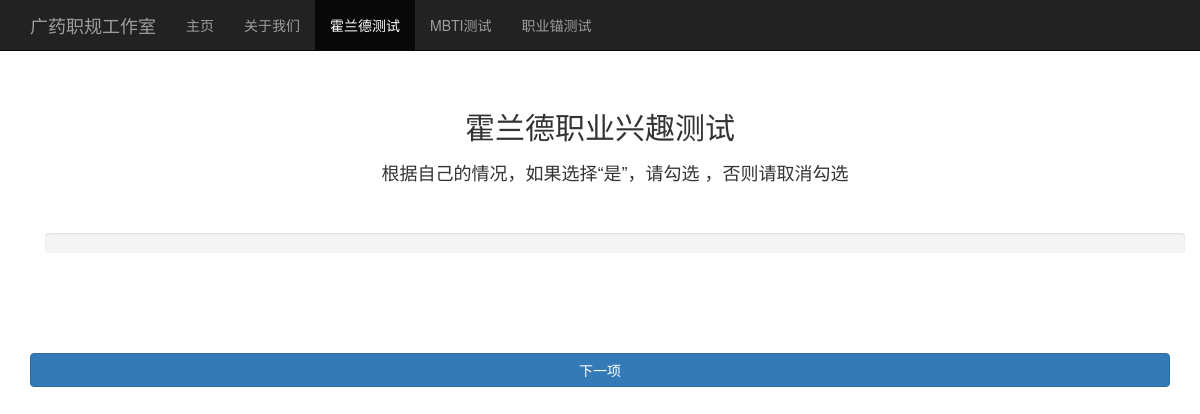
Page /career_test/new_holland_test/ on the earlier database version.
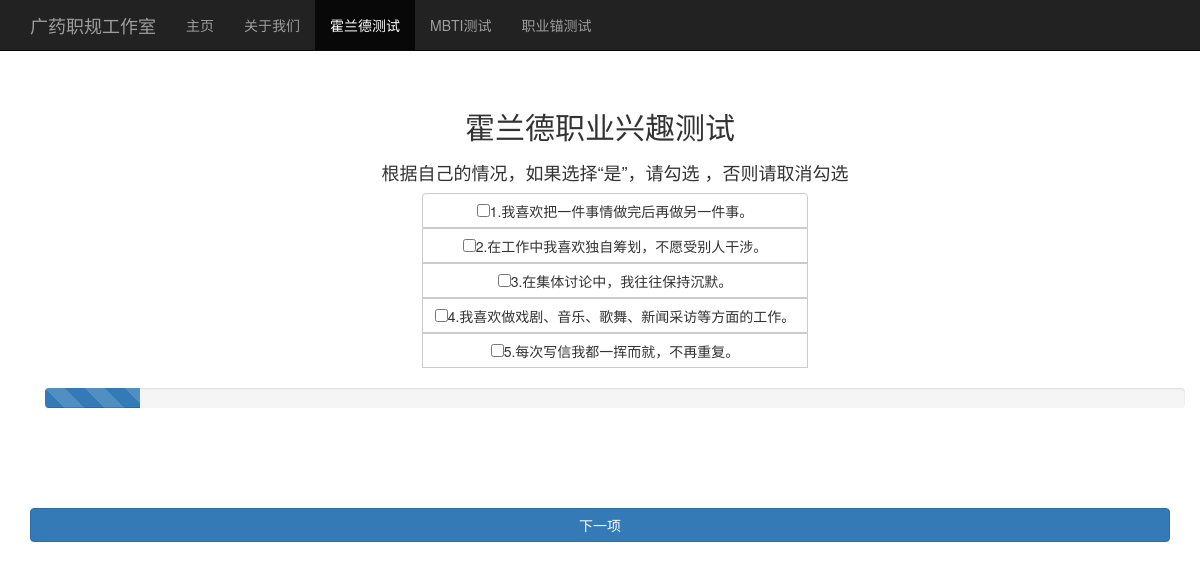
Same page on the later database version.
### career_test/models.py (models this page shows, shortened)
class NewHolland(models.Model):
    title_num = models.IntegerField(verbose_name='号码')
    title = models.CharField(max_length=50, verbose_name='标题')
    @classmethod
    def get_all_title(cls):
         return cls.objects.all()

### career_test/views.py (the view)
# urls.py: path('new_holland_test/', views.new_holland_test, name='new_holland_test'),  # 处理新霍兰德的题
def new_holland_test(request):
    context = dict()
    context['title_info_result'] = NewHolland.get_all_title()
    context['question_len'] = context['title_info_result'].count()
    return render(request, 'career_test/new_holland_test.html', context)

### templates/career_test/new_holland_test.html (shortened to what this page needs)
{% extends 'base.html' %}
{% load staticfiles %}
{% block nav_holland_test_active %}
    active
{% endblock %}
{% block content %}
    <div class="starter-template">
        <div class="container" id="top">
            <h1 id="CheckedAll">霍兰德职业兴趣测试</h1>
            <div class="container">
                <h4>根据自己的情况，如果选择“是”，请勾选 ，否则请取消勾选</h4>
                <div class="btn-group-vertical" role="group" aria-label="Vertical button group">
                    {% for title_info in title_info_result %}
                        <div class="btn-group question" role="group" style="display:none;">
                            <label class="btn btn-default">
                                <input type="checkbox" class="checkbox_choice" value="{{ title_info.title_num }}">{{ title_info.title_num }}.{{ title_info.title }}
                            </label>
                        </div>
                    {% endfor %}
                </div>
            </div>
            <br>
            <div class="container">
                <div class="progress">
                    <div id="progress_bar" class="progress-bar progress-bar-striped" role="progressbar" style="width: 0%"></div>
                </div>
            </div>
        </div>
    </div>
    <div class="starter-template">
        <div class="container">
            <button id="next_btn" class="btn btn-block btn-primary" type="button" onclick="next_page()">下一项</button>
        </div>
        <br>
    </div>
{% endblock %}

### templates/base.html (shortened to what this page needs)
{% load staticfiles %}
<!DOCTYPE html>
<html lang="zh-CN">
  <head>
    <link rel="stylesheet" href="{% static 'bootstrap-3.3.7/css/bootstrap.min.css' %}">
    <link rel="stylesheet" href="{% static 'css/starter-template.css' %}">
  </head>
  <body>
    <nav class="navbar navbar-inverse navbar-fixed-top">
      <div class="container">
        <div class="navbar-header">
          <a class="navbar-brand" href="{% url 'home' %}">广药职规工作室</a>
        </div>
        <div id="navbar" class="collapse navbar-collapse">
          <ul class="nav navbar-nav">
            <li class="{% block nav_home_active %}{% endblock %}"><a href="{% url 'home' %}">主页</a></li>
            <li class="{% block nav_about_active %}{% endblock %}"><a href="{% url 'about' %}">关于我们</a></li>
            <li class="{% block nav_holland_test_active %}{% endblock %}"><a href="{% url 'holland_test' %}">霍兰德测试</a></li>
            <li class="{% block nav_MBTI_active %}{% endblock %}"><a href="{% url 'test_page' 'MBTI' %}">MBTI测试</a></li>
            <li class="{% block nav_career_anchor_active %}{% endblock %}"><a href="{% url 'test_page' 'career_anchor' %}">职业锚测试</a></li>
          </ul>
        </div>
      </div>
    </nav>
    {% block content %}{% endblock %}
  </body>
</html>

### static/css/starter-template.css (style rules this page uses)
body { padding-top: 50px; }
.starter-template { padding: 40px 15px; text-align: center; }

### templates/base.html (style rules this page uses)
h1 { font-size: 30px; }

Differences in the rows shown:
added NewHolland: title_num "1", title "我喜欢把一件事情做完后再做另一件事。"
added NewHolland: title_num "2", title "在工作中我喜欢独自筹划，不愿受别人干涉。"
added NewHolland: title_num "3", title "在集体讨论中，我往往保持沉默。"
added NewHolland: title_num "4", title "我喜欢做戏剧、音乐、歌舞、新闻采访等方面的工作。"
added NewHolland: title_num "5", title "每次写信我都一挥而就，不再重复。"
